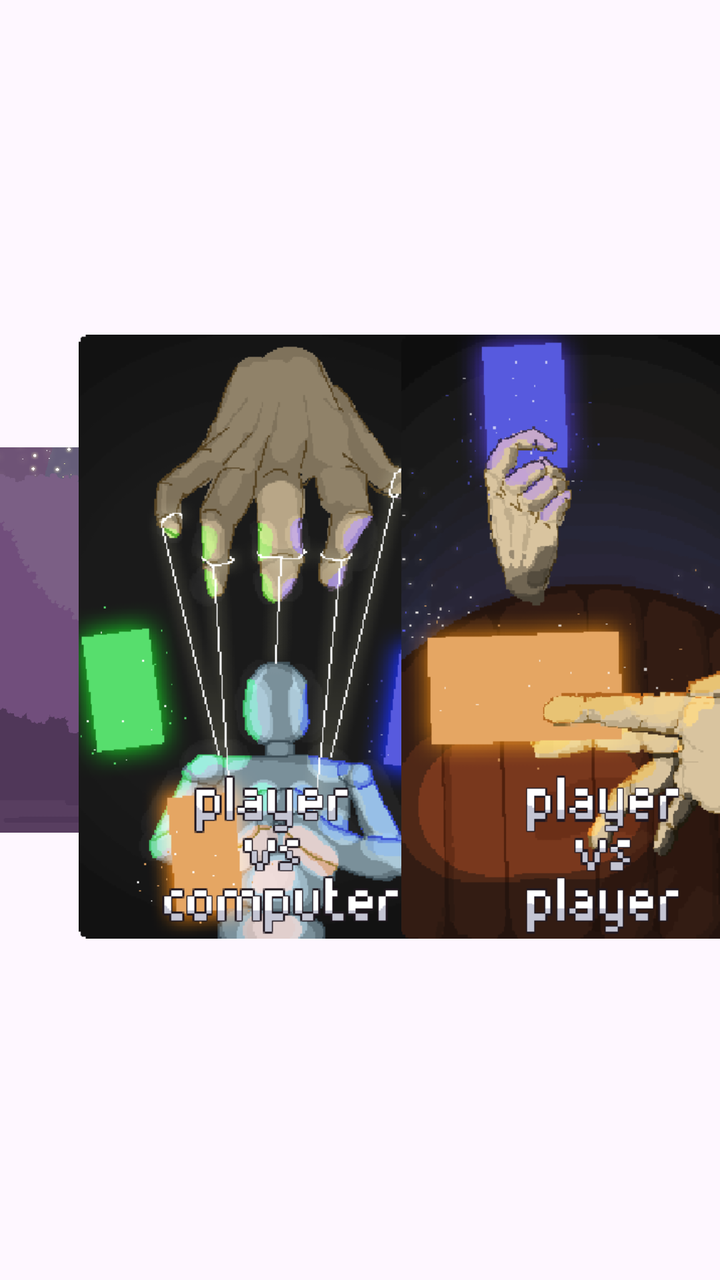
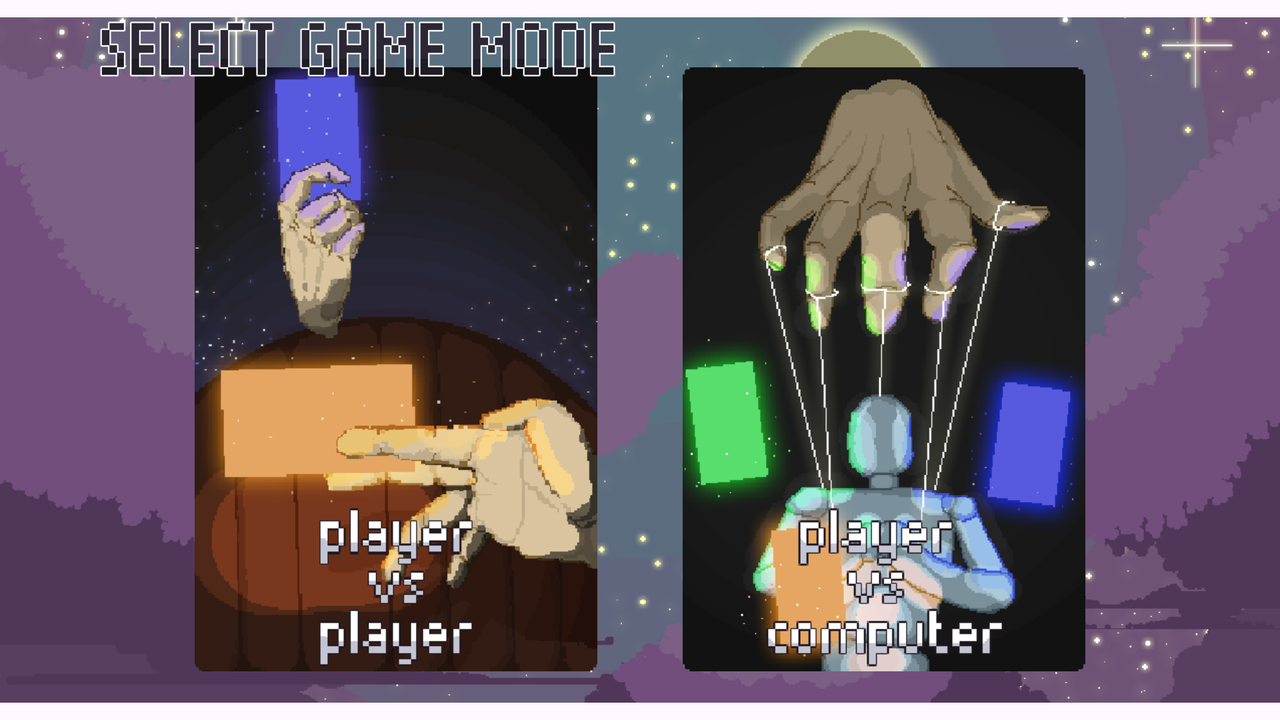

One screen, two layout resources from the same app: the default and the repository's alternative for another configuration. Each is rendered where Android would select it; the XML of both is given below.
<!-- AndroidManifest.xml: application theme Theme.Ropersors -->
<!-- res/layout/fragment_mainmenu.xml -->
<?xml version="1.0" encoding="utf-8"?>
<androidx.constraintlayout.widget.ConstraintLayout xmlns:android="http://schemas.android.com/apk/res/android"
    xmlns:app="http://schemas.android.com/apk/res-auto"
    xmlns:tools="http://schemas.android.com/tools"
    android:layout_width="match_parent"
    android:layout_height="match_parent"
    tools:context=".mainmenu">


    <ImageView
        android:id="@+id/mainmenu_bg"
        android:layout_width="match_parent"
        android:layout_height="match_parent"
        android:src="@drawable/main_menu"
        app:layout_constraintBottom_toBottomOf="parent"
        app:layout_constraintEnd_toEndOf="parent"
        app:layout_constraintStart_toStartOf="parent"
        app:layout_constraintTop_toTopOf="parent"
        android:contentDescription="TODO" />












    <ImageButton
        android:id="@+id/pve_card"
        android:layout_width="204dp"
        android:layout_height="302dp"
        android:background="@null"
        android:scaleType="centerInside"
        android:src="@drawable/pvai_card"
        android:contentDescription="@string/mode1"
        app:layout_constraintBottom_toBottomOf="@+id/mainmenu_bg"
        app:layout_constraintEnd_toEndOf="parent"
        app:layout_constraintHorizontal_bias="0.244"
        app:layout_constraintStart_toStartOf="parent"
        app:layout_constraintTop_toTopOf="@+id/mainmenu_bg"
        app:layout_constraintVertical_bias="0.495" />

    <ImageButton
        android:id="@+id/pvp_card"
        android:layout_width="204dp"
        android:layout_height="302dp"
        android:background="@null"
        android:clickable="false"
        android:scaleType="centerInside"
        android:src="@drawable/pvp_card"
        android:contentDescription="@string/mode2"
        app:layout_constraintBottom_toBottomOf="parent"
        app:layout_constraintEnd_toEndOf="parent"
        app:layout_constraintHorizontal_bias="0.498"
        app:layout_constraintStart_toEndOf="@+id/pve_card"
        app:layout_constraintTop_toTopOf="parent"
        app:layout_constraintVertical_bias="0.495"
        tools:ignore="VisualLintBounds" />


</androidx.constraintlayout.widget.ConstraintLayout>
<!-- resources referenced by this layout -->
<resources>
  <!-- drawable main_menu: png bitmap (drawable, 88576 bytes) -->
  <!-- drawable pvai_card: png bitmap (drawable, 45295 bytes) -->
  <!-- drawable pvp_card: png bitmap (drawable, 35980 bytes) -->
  <string name="mode1">player versus computer mode</string>
  <string name="mode2">player versus player mode</string>
  <style name="Theme.Ropersors" parent="Base.Theme.Ropersors" />
  <style name="Base.Theme.Ropersors" parent="Theme.Material3.DayNight.NoActionBar">
          
          <item name="android:windowIsTranslucent">true</item>
          
      </style>
</resources>
<!-- res/layout-land/fragment_mainmenu.xml (the repository's variant of the layout above) -->
<!-- drawn on the phone turned sideways -->
<?xml version="1.0" encoding="utf-8"?>
<androidx.constraintlayout.widget.ConstraintLayout xmlns:android="http://schemas.android.com/apk/res/android"
    xmlns:app="http://schemas.android.com/apk/res-auto"
    xmlns:tools="http://schemas.android.com/tools"
    android:layout_width="match_parent"
    android:layout_height="match_parent"
    tools:context=".mainmenu">


    <ImageView
        android:id="@+id/mainmenu_bg"
        android:layout_width="wrap_content"
        android:layout_height="wrap_content"
        android:src="@drawable/main_menu"
        android:contentDescription="@string/mainmenu_bg_description"
        app:layout_constraintEnd_toEndOf="parent"
        app:layout_constraintStart_toStartOf="parent"
        app:layout_constraintTop_toTopOf="parent" />

    <LinearLayout
        android:layout_width="wrap_content"
        android:layout_height="wrap_content"
        android:orientation="horizontal"
        app:layout_constraintBottom_toBottomOf="@+id/mainmenu_bg"
        app:layout_constraintEnd_toEndOf="@+id/mainmenu_bg"
        app:layout_constraintStart_toStartOf="@+id/mainmenu_bg"
        app:layout_constraintTop_toTopOf="parent"
        app:layout_constraintVertical_bias="0.768">

        <ImageButton
            android:id="@+id/pvp_card"
            android:layout_width="204dp"
            android:layout_height="302dp"
            android:layout_margin="20dp"
            android:background="@null"
            android:clickable="false"
            android:contentDescription="@string/mode2"
            android:scaleType="centerInside"
            android:src="@drawable/pvp_card" />

        <ImageButton
            android:id="@+id/pve_card"
            android:layout_width="204dp"
            android:layout_height="302dp"
            android:layout_margin="20dp"
            android:background="@null"
            android:contentDescription="@string/mode1"
            android:scaleType="centerInside"
            android:src="@drawable/pvai_card" />
    </LinearLayout>

    <ImageView
        android:id="@+id/selection"
        android:layout_width="260dp"
        android:layout_height="49dp"
        android:scaleType="fitCenter"
        android:src="@drawable/gamemode"
        android:contentDescription="@string/instruction_text"
        app:layout_constraintEnd_toEndOf="parent"
        app:layout_constraintHorizontal_bias="0.128"
        app:layout_constraintStart_toStartOf="parent"
        tools:layout_editor_absoluteY="16dp"
        tools:ignore="MissingConstraints" />



</androidx.constraintlayout.widget.ConstraintLayout>
<!-- resources referenced by the variant -->
<!-- as the phone turned sideways resolves them -->
<resources>
  <!-- drawable gamemode: png bitmap (drawable, 1587 bytes) -->
  <!-- drawable main_menu: png bitmap (drawable, 88576 bytes) -->
  <!-- drawable pvai_card: png bitmap (drawable, 45295 bytes) -->
  <!-- drawable pvp_card: png bitmap (drawable, 35980 bytes) -->
  <string name="instruction_text">instruction</string>
  <string name="mainmenu_bg_description">This is the backgroud for this fragement</string>
  <string name="mode1">player versus computer mode</string>
  <string name="mode2">player versus player mode</string>
  <style name="Theme.Ropersors" parent="Base.Theme.Ropersors" />
  <style name="Base.Theme.Ropersors" parent="Theme.Material3.DayNight.NoActionBar">
          
          <item name="android:windowIsTranslucent">true</item>
          
      </style>
</resources>
